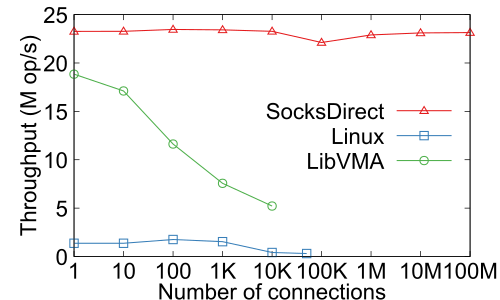

The script that saved this image:
set terminal pdf
set output "connnum-ipc-tput.pdf"

set lmargin 12
set rmargin 5
set style line 1 pt 8 lc rgb "#e41a1c" linewidth 1.5 ps 1.0
set style line 2 pt 4 lc rgb "#377eb8" linewidth 1.5 ps 1.0
set style line 3 pt 6 lc rgb "#4daf4a" linewidth 1.5 ps 1.0
set style line 4 pt 12 lc rgb "#984ea3" linewidth 1.5 ps 1.0
set style line 5 pt 10 lc rgb "#ff7f00" linewidth 1.5 ps 1.0
set style line 6 pt 14 lc rgb "#ffff33" linewidth 1.5 ps 1.0
set style line 7 pt 13 lc rgb "#a65628" linewidth 1.5 ps 1.0
set style line 8 pt 13 lc rgb "#f781bf" linewidth 1.5 ps 1.0
set xlabel "Number of connections"  font "Arial, 24"
set ylabel "Throughput (M op/s)" font "Arial, 24" offset graph -0.02, 0
set xtics ("1" 1, "10" 10, "100" 100, "1K" 1000, "10K" 10000, "100K" 100000, "1M" 1000000, "10M" 10000000, "100M" 100000000) font "Arial, 24"
set ytics font "Arial, 24"
set key inside right center font "Arial, 24"
set logscale x 10

$linux << EOD
1 1368
10 1367
100 1759
1000 1537
10000 419
50000 307 
EOD

$libvma << EOD
1 18845
10 17110
100 11624
1000 7560
10000 5216
EOD

$libsd << EOD
1 23267
10 23269
100 23463
1000 23421
10000 23272
100000 22113
1000000 22895 
10000000 23107
100000000 23140
EOD

plot "$libsd" using ($1):($2/1000) title "SocksDirect" with linespoints linestyle 1,\
"$linux" using ($1):($2/1000) title "Linux" with linespoints linestyle 2,\
"$libvma" using ($1):($2/1000) title "LibVMA" with linespoints linestyle 3
